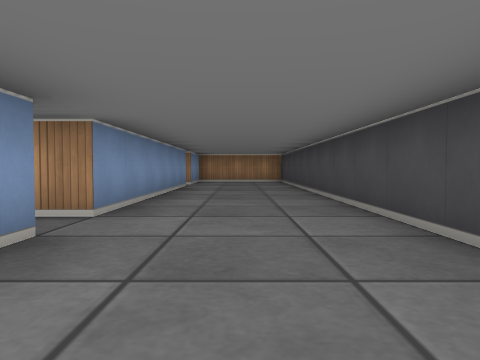
View 1 (above)

22 first-person views from a walk through a cub3D level. The camera is about half as high as the walls, tilts 2° down and sees 70° across. The floor is counted in squares. Each view is taken from the middle of a square. On the plan, view 1 faces up. The plan holds only what a view shows up to about 9 squares ahead; the rest is blank.

View 2
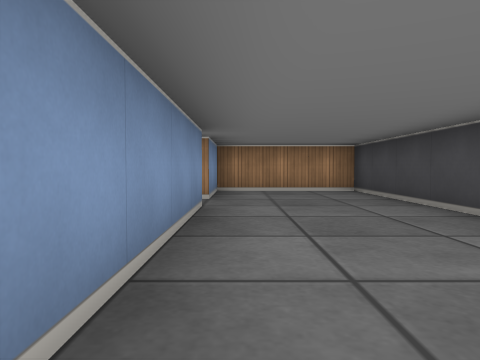

View 3
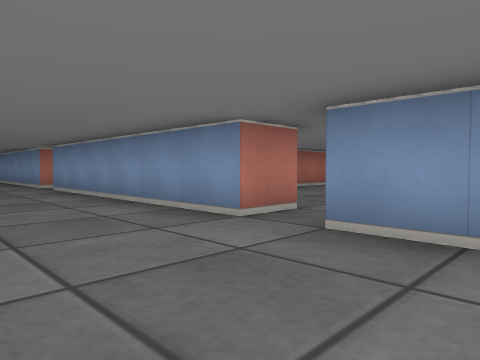

View 4
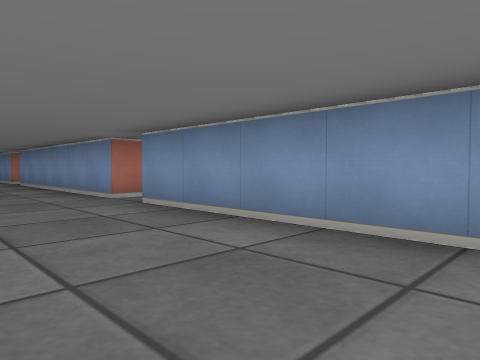

View 5
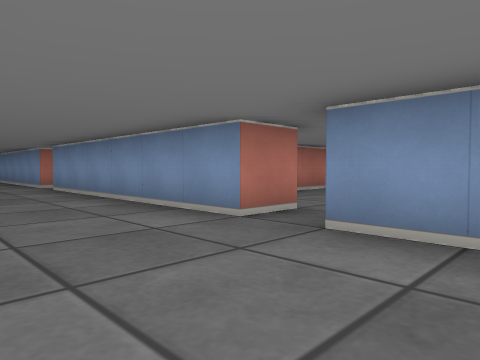

View 6
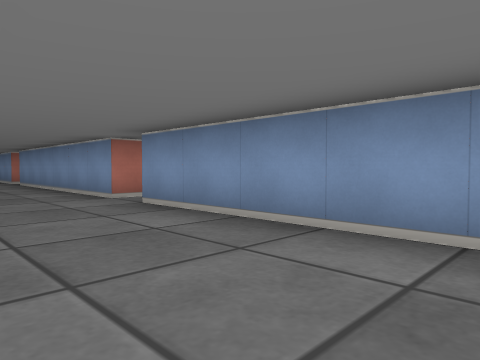

View 7
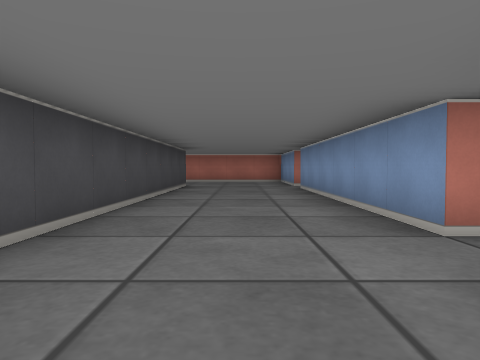

View 8
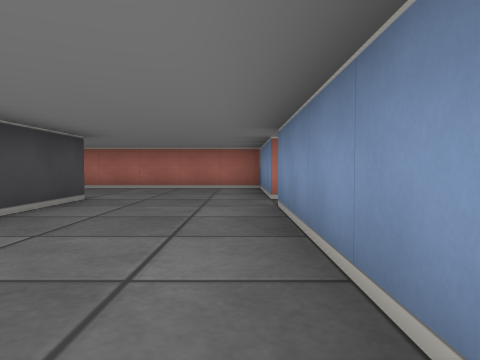

View 9
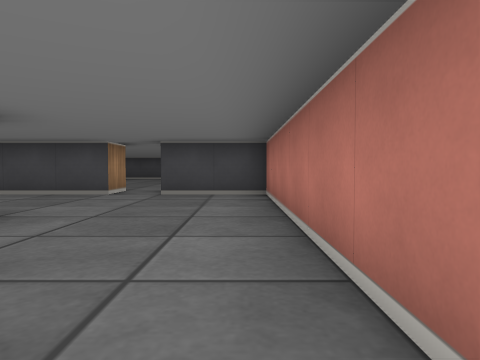

View 10
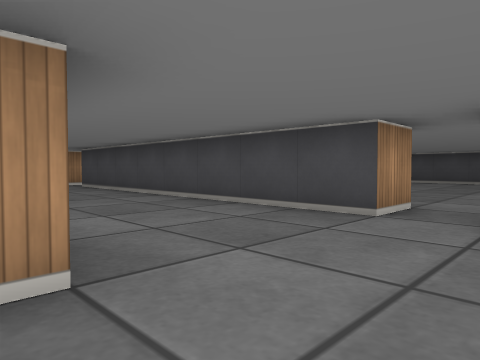

View 11
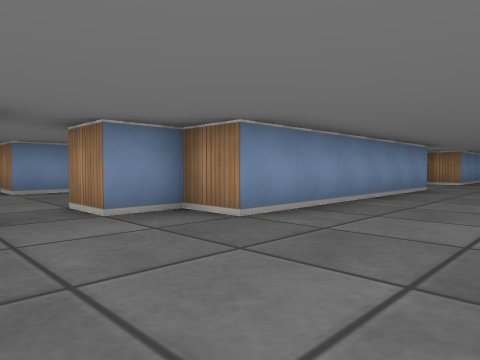

View 12
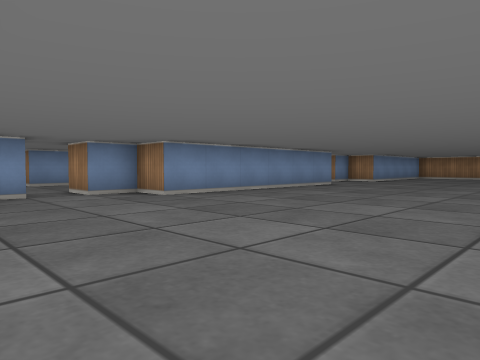

View 13
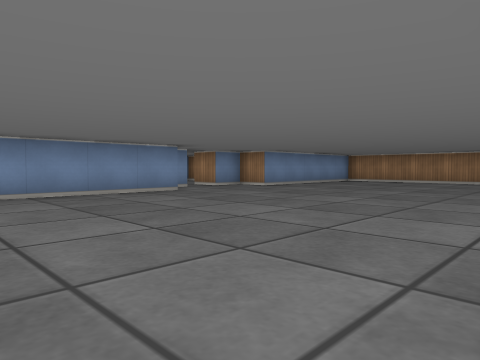

View 14
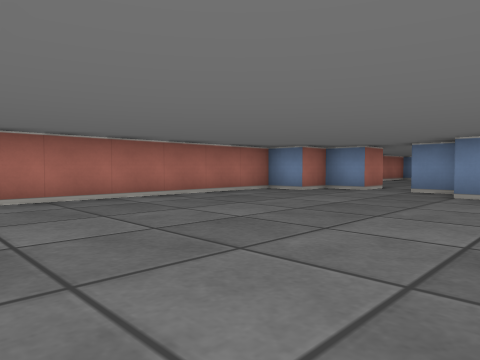

View 15
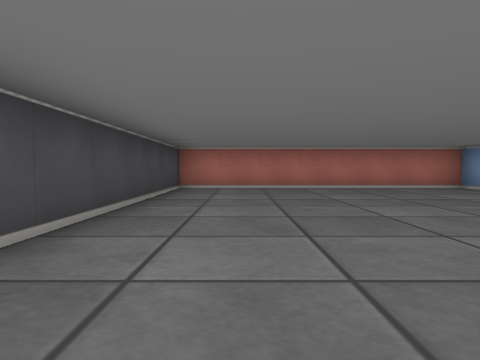

View 16
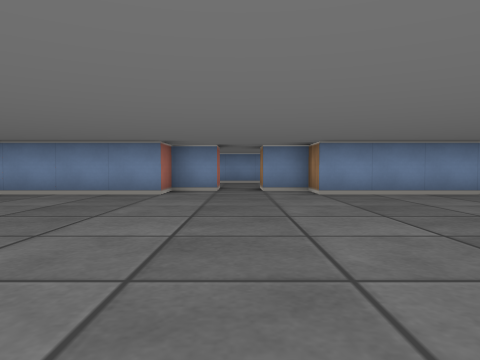

View 17
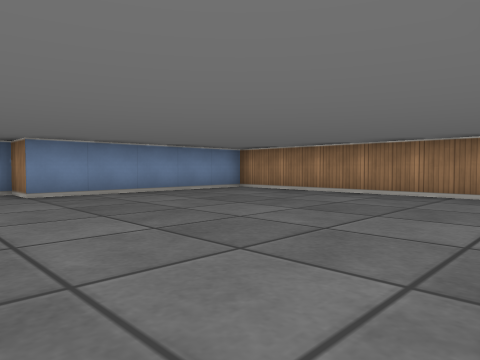

View 18
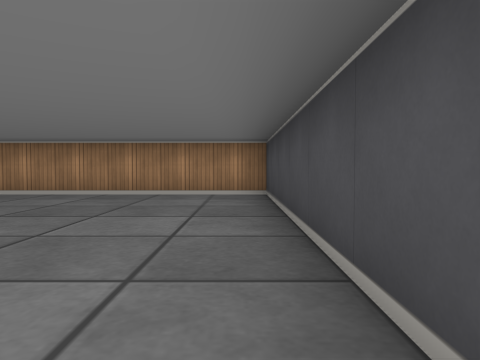

View 19
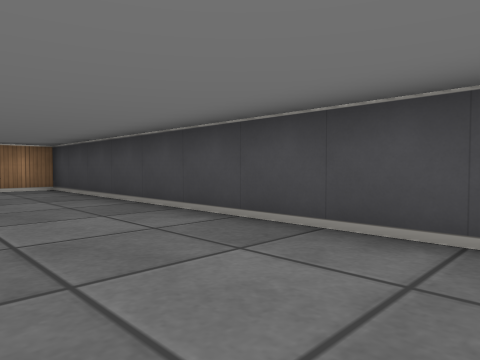

View 20
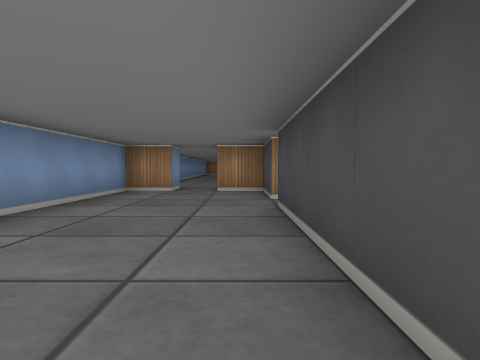

View 21
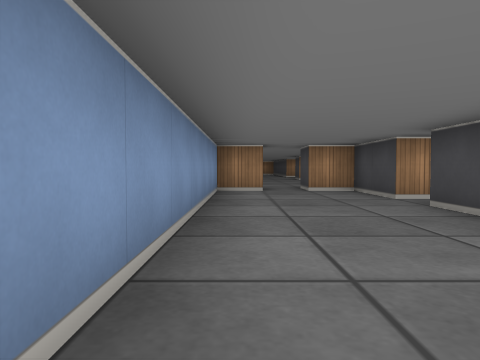

View 22
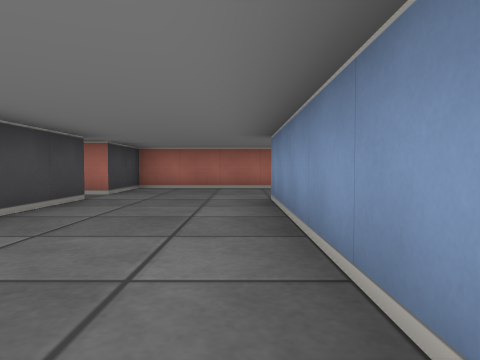

### Floor plan
Points are (right, up) in squares from view 1. A wall is a line through its corners. A room is listed if a view was taken in it or the views show most of it. See-through windows are left out.
Room 1 (views 1, 2, 3, 4, 5, 6, 7, 8, 9, 10, 20, 21, 22)
walls: (3.5, -7.5) (2.5, -7.5) (2.5, -18.5) (1.5, -18.5) (1.5, -11.1); (-1.5, -11.5) (-1.5, -17.5); (-1.5, -4.5) (-1.5, -10.5); (5.5, -9.5) (5.5, -7.5) (4.5, -7.5); (1.5, 2.1) (1.5, 12.5) (-1.5, 12.5) (-1.5, 10.5); (-1.5, -18.5) (-1.5, -21.5) (5.5, -21.5) (5.5, -19.5); (-1.5, 2.5) (-1.5, -3.5); (5.5, -18.5) (5.5, -10.5); (-1.5, 9.5) (-1.5, 3.5)
ways out: opening at (6, -19) to room 2; opening at (6, -10) to room 2; opening at (-2, -18); opening at (-2, -11); opening at (-2, -4); opening at (-2, 3); opening at (-2, 10); opening at (4, -7)
Room 2 (views 11, 12, 13, 14, 15, 16, 17, 18, 19)
walls: (14.5, -11.6) (14.5, -3.5) (7.5, -3.5) (7.5, -8.5) (6.5, -8.5) (6.5, -9.5) (5.5, -9.5); (5.5, -10.5) (6.5, -10.5) (6.5, -11.5) (7.5, -11.5) (7.5, -17.5) (6.5, -17.5) (6.5, -18.5) (5.5, -18.5); (5.5, -19.5) (6.5, -19.5) (6.5, -20.5) (7.5, -20.5) (7.5, -21.5) (14.5, -21.5) (14.5, -15.1)
ways out: opening at (6, -19) to room 1; opening at (6, -10) to room 1

Where each view was taken, in squares from view 1:
view 1: 0 up, 0 right, facing up
view 2: 5 up, 1 left, facing up
view 3: 5 up, 1 right, facing down-left
view 4: 1 up, 1 right, facing down-left
view 5: 2 down, 1 right, facing down-left
view 6: 6 down, 1 right, facing down-left
view 7: 9 down, 0 right, facing down
view 8: 13 down, 1 left, facing down
view 9: 21 down, 1 left, facing right
view 10: 20 down, 2 right, facing up-right
view 11: 20 down, 10 right, facing up-left
view 12: 21 down, 13 right, facing up-left
view 13: 16 down, 14 right, facing up-left
view 14: 16 down, 14 right, facing down-left
view 15: 13 down, 13 right, facing down
view 16: 10 down, 14 right, facing left
view 17: 10 down, 14 right, facing up-left
view 18: 10 down, 14 right, facing up
view 19: 12 down, 12 right, facing up-right
view 20: 15 down, 5 right, facing up
view 21: 15 down, 3 right, facing up
view 22: 13 down, 3 right, facing down
